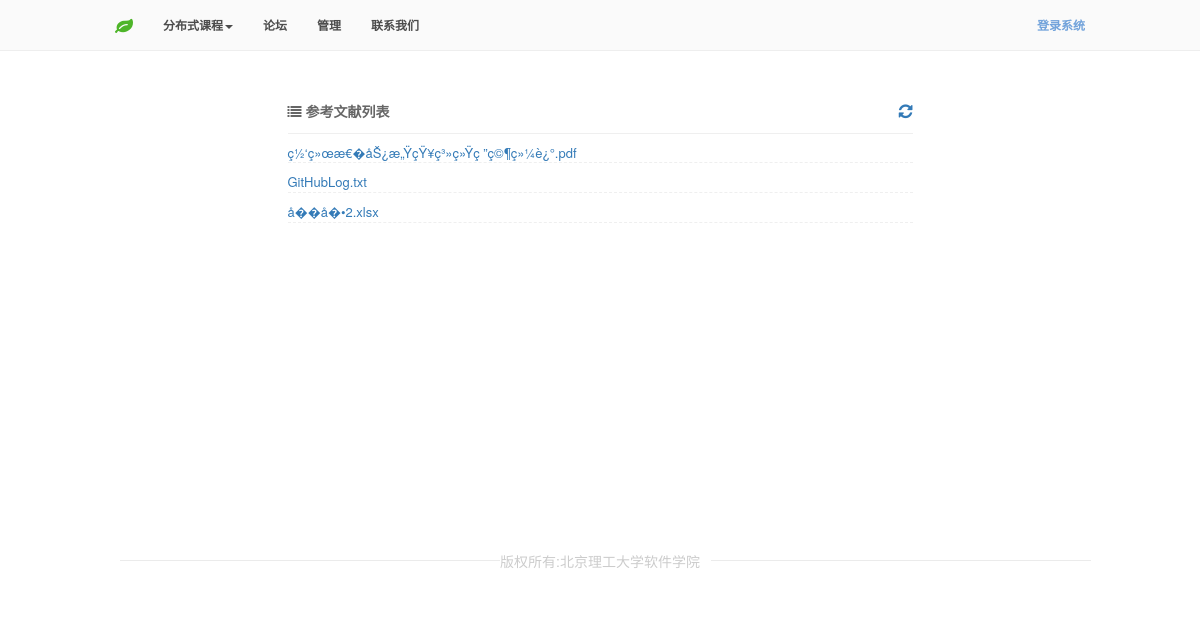
Screenshot of /HQDC/document.php with the database file from the repository.
### tables this page shows
CREATE TABLE IF NOT EXISTS `materials` (
  `id` int(10) NOT NULL AUTO_INCREMENT COMMENT 'èµ„æ–™çš„å”¯ä¸€æ ‡è¯†',
  `title` text NOT NULL COMMENT 'èµ„æ–™çš„å��ç§°',
  `linkPDF` text NOT NULL COMMENT 'PDFå”¯ä¸€æ ‡è¯†çš„å¤–é”®',
  `materialsType` char(1) NOT NULL COMMENT 'Cè¡¨ç¤ºè¯¾ä»¶ï¼ŒRè¡¨ç¤ºå�‚è€ƒæ–‡çŒ®',
  `teacher_id` int(11) NOT NULL,
  PRIMARY KEY (`id`)
);

### HQDC/class/DB.php (called while the page is built, shortened)
<?php
class DB{
	private static $_instance = null;
	private $_results,
	        $_pdo,
		    $_query,
		    $_error = false,
		    $_count = 0;
	private function __construct(){
		try{
		   $this->_pdo = new  PDO('mysql:host=' . Config::get('mysql/host') . ';dbname=' . Config::get('mysql/db') ,Config::get('mysql/username'), Config::get('mysql/password'));
           $this->_pdo ->exec("SET names UTF8");
		}catch(PDOException $e){
			die($e->getMessage());
		}
	}
	public static function getInstance(){
		if(isset(self::$_instance)===false){
			self::$_instance = new DB();
		}
		return self::$_instance;
	}
	public function query($sql, $params = array()){
		$this -> _error = false;
		$this -> _count = 0;
		if($this-> _query = $this -> _pdo->prepare($sql)) {
			if($this -> _query -> execute()){
				$this-> _results = $this-> _query->fetchAll(PDO::FETCH_OBJ);
				$this -> _count = $this -> _query -> rowCount();
			}else{
				$this -> _error = true;
			}
		}
		return $this;
	}
	public function findByAnd($sql,$fields,$ops,$values)
	{
		$sql = $sql." where";
		for ($i=0; $i < count($fields); $i++) {
			$sql = $sql." ".$fields[$i]." ".$ops[$i]." '".$values[$i]."'";
		}
		if(!$this -> query ($sql )->error()){
			return $this;
		}
	}
	public function error(){
		return $this -> _error;
	}
	public function count(){
		return $this -> _count;
	}
	public function results(){
		return $this -> _results;
	}
}

### HQDC/class/Config.php (called while the page is built)
<?php
class Config{
	public static function get ($path = null){
		if($path){
			$config = $GLOBALS['config'];
			$path = explode('/', $path);
			foreach ($path as $bit) {
				if(isset($config[$bit])){
					$config = $config[$bit];
				}
			}
			return $config;
		}
		return false;
	}
}

### HQDC/class/User.php (called while the page is built, shortened)
<?php
        class User {
            public function __construct($user = null) {
                $this->_sessionName = Config::get('session/session_name');
            }
            public function wareFindByAnd($fields,$ops,$values)
            {
                $materials = new DBMaterials();
                return $materials->findByAnd($fields,$ops,$values);
            }
        }

### HQDC/class/Session.php (called while the page is built, shortened)
<?php
class Session{
	public static function exists($name){
		return (isset($_SESSION[$name])) ? true :false;
	}
}

### HQDC/class/DBMaterials.php (called while the page is built, shortened)
<?php
class DBMaterials extends DBTable
{
	function __construct()
	{
		$this->_tablename='materials';
	}
}
?>

### HQDC/class/DBTable.php (called while the page is built, shortened)
<?php
class DBTable{
	protected $_db,
	        $_data,
	        $_tablename;
	function __construct()
	{
	    $this->_db = DB::getInstance();
	}
	public function findByAnd($fields,$ops,$values)
	{
		$sql="select * from ".$this->_tablename;
		$data = $this->_db->findByAnd($sql, $fields,$ops,$values);
        if ($data && $data->count()) {
            return $data->results();
        }
        else return null;
	}
}
?>

### HQDC/document.php (the view, shortened to what this page needs)
<?php
include 'includes/header.php';
if($role=='teacher') $user = new Teacher();
else $user = new User();
$data = $user->wareFindByAnd(array('materialsType'),array('like'),array('R'));
?>
<link rel="stylesheet" type="text/css" href="css/courseware.css">
<div class="main center row">
	<div class="wrapper col-md-10 col-md-offset-1">
		<div class="center-box">
			<div class="head">
				<span><i class="fa fa-list"></i> 参考文献列表</span>
				<a href="#" class="pull-right"><i class="fa fa-refresh"></i> </a>
			</div>
				<div class="ul-box">
					<div>
						<ul>
						<?php
							foreach ($data as $d) {
								?>
							<li><a href="<?php echo $d->linkPDF; ?>"><?php echo $d->title; ?></a></li>
					    <?php
					    	}
					    	?>
	    </ul>
					</div>
				</div>
			</div>
	</div>
</div>
<?php
include "includes/footer.php";
?>

### HQDC/css/custom.css (style rules this page uses)
* { font-family: "微软雅黑"; font-family: "Helvetica Neue", Helvetica, Arial, sans-serif; font-weight: normal; margin:0; padding:0; }
html,body { margin: 0 !important; padding: 0 !important; position: relative; overflow-x: hidden; color:#777; }
.main { margin-top: 100px; min-height: 400px; }
html, body, div, span, object, iframe, p, blockquote, pre, a, abbr, acronym, address, big, cite, code, del, dfn, em, img, ins, kbd, q, s, samp, small, strike, strong, sub, sup, tt, var, b, u, i, center, dl, dt, dd, ol, ul, li, fieldset, form, label, legend, table, caption, tbody, tfoot, thead, tr, th, td, article, aside, canvas, details, embed, figure, figcaption, footer, header, hgroup, menu, nav, output, ruby, section, summary, time, mark, audio, video, h1, h2, h3, h4, h5, h6 { margin: 0; padding: 0; border: 0; outline: 0; font-size: 100%; vertical-align: baseline; background: transparent; }
.center, .align-center { text-align:center; }

### HQDC/css/courseware.css (style rules this page uses)
.wrapper { padding-left: 200px; padding-right: 200px; }
.center-box { text-align: left; }
.head { padding-bottom: 10px; border-bottom: 1px solid #efefef; }
.head span { font-weight: bold; color: #666; padding-bottom: 5px; font-size: 14px; }
.ul-box ul li { list-style: none; font-size: 13px; border-bottom: 1px dashed #efefef; margin-top: 10px; }

### rows the page displays
materials: title "ç½‘ç»œæ€�åŠ¿æ„ŸçŸ¥ç³»ç»Ÿç ”ç©¶ç»¼è¿°.pdf"
materials: title "GitHubLog.txt"
materials: title "å��å�•2.xlsx"
